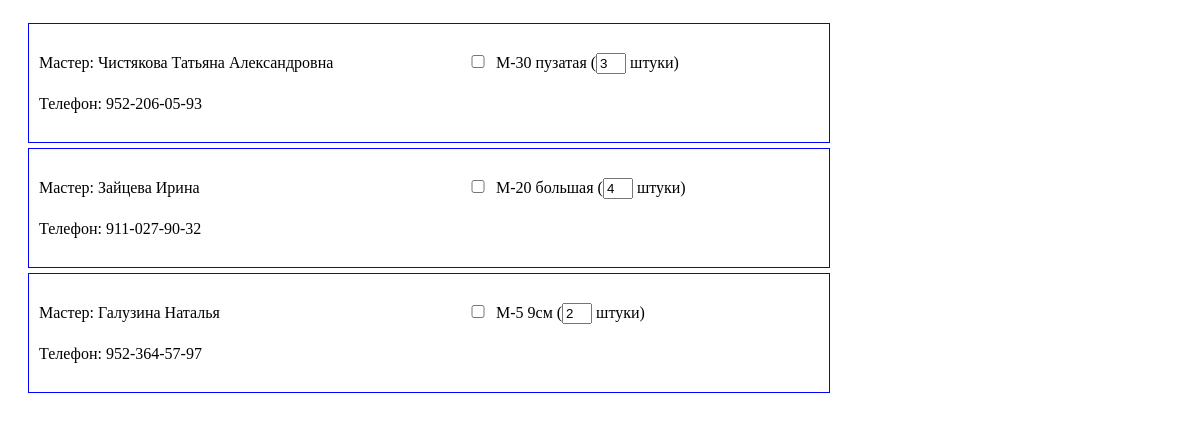
The page /forms/fMaterials.php on the database as committed earlier.
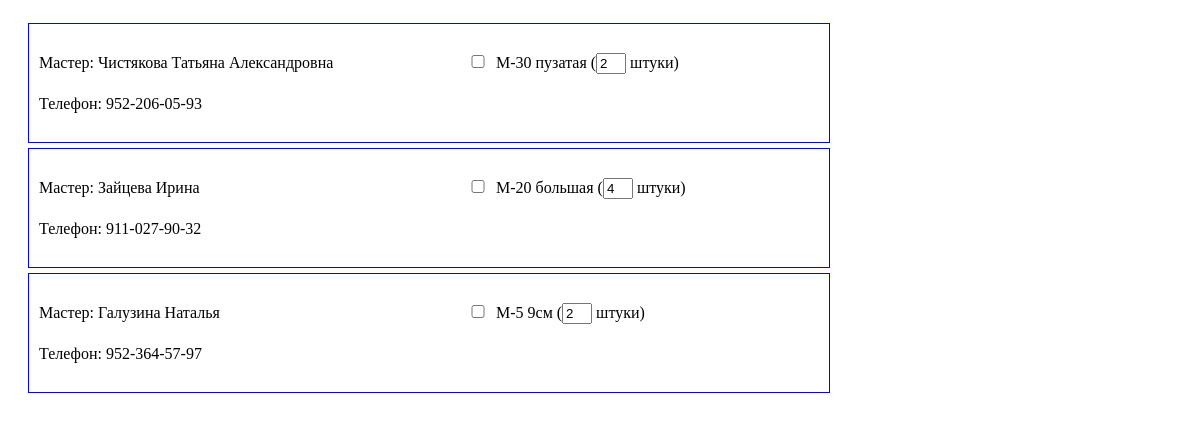
The same page on the database as committed later.
### tables this page shows
CREATE TABLE IF NOT EXISTS `materials_out` (
  `id` int(5) NOT NULL AUTO_INCREMENT,
  `master_id` int(5) NOT NULL,
  `material_id` int(5) NOT NULL,
  `amount` int(5) NOT NULL,
  `date` int(12) NOT NULL,
  `status` tinyint(1) NOT NULL,
  PRIMARY KEY (`id`)
);

CREATE TABLE IF NOT EXISTS `masters` (
  `m_id` int(3) NOT NULL AUTO_INCREMENT,
  `master_fio` varchar(255) NOT NULL,
  `phone` varchar(20) NOT NULL,
  PRIMARY KEY (`m_id`)
);

CREATE TABLE IF NOT EXISTS `materials` (
  `material_id` int(11) NOT NULL AUTO_INCREMENT,
  `material_name` varchar(150) NOT NULL,
  PRIMARY KEY (`material_id`)
);

### modules/constants.php (called while the page is built)
<?php
$aDatabase  = array(
    'host'  =>  'localhost',
    'user'  =>  'hudo',
    'pwd'   =>  'oduh',
    'name'  =>  'hudo',
);

### modules/database.class.php (called while the page is built, shortened)
<?php
class Database {
    private $connection;
    private $connected;
    private $host;
    private $user;
    private $pwd;
    private $dbname;
    public function __construct($host, $user, $pwd, $dbname, $names = 'utf8') {
        $this->host		= $host;
        $this->user		= $user;
        $this->pwd		= $pwd;
        $this->dbname	= $dbname;
        $this->names	= $names;
    }
    private function connect() {
        if ($this->connected)
            return $this->connection;
        $this->connection = @mysql_connect($this->host, $this->user, $this->pwd, true);
        if ($this->connection) {
            $dbselect = @mysql_select_db($this->dbname, $this->connection);
        } else
            die('Database error.');
        $this->connected = true;
        return $this->connection;
    }
    public function process($aArgs) {
        $this->lastQuery = ' ' . array_shift($aArgs);
        if (empty($aArgs))
            return $this->lastQuery;
        $this->lastQuery = str_replace('\\?', '?', $this->lastQuery);
        return $this->lastQuery;
    }
    public function selectTable() {
        $out = array();
        $q = @mysql_query($this->process(func_get_args()), $this->connection);
        while ($result = @mysql_fetch_assoc($q)) {
            $out[] = $result;
        }
        return $out;
    }
    public function selectField() {
        $q = @mysql_query($this->process(func_get_args()), $this->connection);
        if ($record = @mysql_fetch_row($q))
            return $record[0];
        return null;
    }
}

### forms/fMaterials.php (the view, shortened to what this page needs)
<link rel="stylesheet" type="text/css" href="style/fMaterials.css" />
<?php
require_once ROOT . 'constants.php';
require_once ROOT . 'database.class.php';
$oDB = new Database($aDatabase['host'], $aDatabase['user'], $aDatabase['pwd'], $aDatabase['name']);
?>
<form id="" class="fControl">
    <?php
        $sMaterials = $oDB->SelectTable('
           SELECT `id`, `master_id`, `material_id`, `amount`, `date`
            FROM `materials_out`
            WHERE `status` = 0
            ORDER BY `master_id` ASC
        ');
        $m_id = 0;
        $counter = FALSE;
        foreach($sMaterials as $iMaterial => $sMaterial){
			$material = $oDB->SelectField('
				    SELECT `material_name`
				    FROM `materials`
				    WHERE `material_id` = "' . $sMaterial['material_id'] . '"
				');
			if($sMaterial['master_id'] != $m_id){
				if($counter == TRUE)
                    echo '</div></div>';
				$counter = TRUE;
				$master_fio = $oDB->SelectField('
				    SELECT `master_fio`
				    FROM `masters`
				    WHERE `m_id` = "' . $sMaterial['master_id'] . '"
				');
				$master_phone = $oDB->SelectField('
				    SELECT `phone`
				    FROM `masters`
				    WHERE `m_id` = "' . $sMaterial['master_id'] . '"
				');
				echo '<div class="container"><div class="master_container">
				      <p>Мастер: ' . $master_fio . '</p>
				      <p>Телефон: ' . $master_phone . '</p>
				      </div><div class="materials_container">';
			}
            echo '<p><input type="checkbox" value="' . $sMaterial['id'] . '"
                 name="material[]" onClick="MaterialClick(this);">' . $material . '</input>';
            echo ' (<input type="text" id="amount" value="' . $sMaterial['amount'] . '" /> штуки)</p>';
            if($sMaterial['master_id'] != $m_id){
				$m_id = $sMaterial['master_id'];
		    }
		}
    ?>
</form>

Rows that differ between the two databases and show on the page:
changed materials_out "Чистякова Татьяна Александровна": amount "3" → "2"
